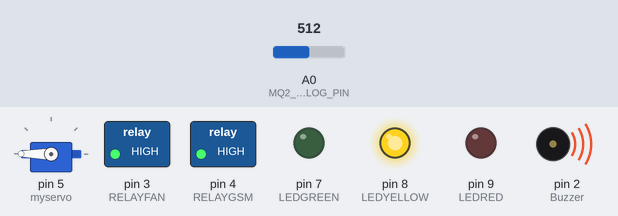
A sketch run on a simulated Arduino Uno, built with avr-gcc and run on an emulated ATmega328P. Parts: servo, switched loads named in the sketch (green lamp = pin HIGH), output pins drawn as LEDs (lit = HIGH), buzzer (waves = sounding). The test bench sets the inputs (shaded band); at power-on: A0 (MQ2_ANALOG_PIN) = 512. The modem accepts every AT command (registered, SIM ready, sends succeed) and sends nothing else; what the sketch prints to the serial monitor is not drawn.

Above: at 15.05 s.
Timing chart, 0 to 18.0 s (numbered marks = the images above):
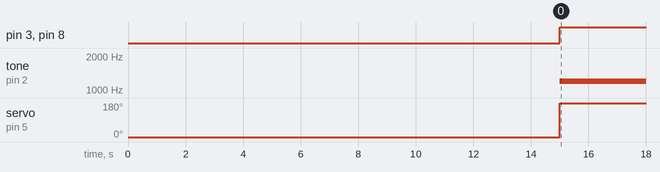

Measured:
- by itself, pin 3 (RELAYFAN), pin 8 (LEDYELLOW): LOW → HIGH at 15.0 s
- by itself, tone on pin 2 (Buzzer): repeats every 1.0 s: silent 0.85 s, 1200 Hz 0.15 s
- by itself, servo on pin 5 (myservo): 0° → 180° at 15.0 s

The sketch:

GasSentinel.ino
```cpp
#include <Servo.h>
#include <SoftwareSerial.h>

Servo myservo;
SoftwareSerial gsmSerial(10, 11);

// Configuration Constants
const String PHONE_NUMBER = "+256786053784";
const String MSG_MODERATE = "Alert: Moderate smoke detected. Fan activated.";
const String MSG_CRITICAL = "CRITICAL ALERT: High smoke levels detected!";

const int MQ2_ANALOG_PIN = A0;
int sensorCleanAir = 280;
int sensorDenseSmoke = 800;

// Pin Definitions
const int LEDGREEN = 7;
const int LEDYELLOW = 8;
const int LEDRED = 9;
const int Buzzer = 2;
const int RELAYFAN = 3;
const int RELAYGSM = 4;

// State Tracking Flags (Prevents SMS Spamming)
bool smsSentModerate = false;
bool smsSentCritical = false;

void setup() {
  Serial.begin(9600);
  gsmSerial.begin(9600);

  myservo.attach(5);
  myservo.write(0); // Initialize window/vent closed

  pinMode(LEDGREEN, OUTPUT);
  pinMode(LEDYELLOW, OUTPUT);
  pinMode(LEDRED, OUTPUT);
  pinMode(Buzzer, OUTPUT);
  pinMode(RELAYFAN, OUTPUT);
  pinMode(RELAYGSM, OUTPUT);

  // Power up GSM module
  digitalWrite(RELAYGSM, HIGH);

  Serial.println("Stabilizing MQ-2 sensor and connecting GSM... Please wait.");
  delay(15000);
  Serial.println("System ready.");
}

void loop() {
  int rawAnalogValue = analogRead(MQ2_ANALOG_PIN);
  int constrainedValue = constrain(rawAnalogValue, sensorCleanAir, sensorDenseSmoke);
  int smokePercentage = map(constrainedValue, sensorCleanAir, sensorDenseSmoke, 0, 100);

  Serial.print("Raw ADC: ");
  Serial.print(rawAnalogValue);
  Serial.print("  |  Smoke: ");
  Serial.print(smokePercentage);
  Serial.println("%");

  // ================= STATE 1: NORMAL =================
  if (smokePercentage < 15) {
    Serial.println("Status: Normal");
    digitalWrite(LEDGREEN, HIGH);
    digitalWrite(LEDYELLOW, LOW);
    digitalWrite(LEDRED, LOW);
    digitalWrite(RELAYFAN, LOW);
    myservo.write(0); // Close vent
    noTone(Buzzer);

    // Reset flags when air clears so it can alert again if smoke returns
    smsSentModerate = false;
    smsSentCritical = false;

    delay(1000);
  }

  // ================= STATE 2: MODERATE =================
  else if (smokePercentage < 60) {
    Serial.println("Status: Moderate Smoke!");
    digitalWrite(LEDGREEN, LOW);
    digitalWrite(LEDYELLOW, HIGH);
    digitalWrite(LEDRED, LOW);
    digitalWrite(RELAYFAN, HIGH); // Turn extraction fan on
    myservo.write(180);           // Open vent fully

    // Check if we need to send the one-time notification
    if (!smsSentModerate) {
      // Turn buzzer on solid so it sounds while the 7-second SMS transmits
      tone(Buzzer, 1200);
      sendSMS(MSG_MODERATE);
      smsSentModerate = true; // Lock the flag
    }

    // Standard rhythmic warning pulse for the rest of the duration
    tone(Buzzer, 1200);
    delay(150);
    noTone(Buzzer);
    delay(850);
  }

  // ================= STATE 3: CRITICAL =================
  else {
    Serial.println("Status: CRITICAL SMOKE DETECTED!");
    digitalWrite(LEDGREEN, LOW);
    digitalWrite(LEDYELLOW, LOW);
    digitalWrite(LEDRED, HIGH);
    digitalWrite(RELAYFAN, HIGH);
    myservo.write(180);

    // Check if we need to send the one-time critical notification
    if (!smsSentCritical) {
      tone(Buzzer, 2200); // Continuous tone during transmission
      sendSMS(MSG_CRITICAL);
      smsSentCritical = true; // Lock the flag
    }

    // Rapid, aggressive dual-tone emergency siren
    for (int i = 0; i < 2; i++) {
      tone(Buzzer, 2500);
      delay(200);
      tone(Buzzer, 1800);
      delay(200);
    }
  }
}

void sendSMS(String message) {
  Serial.println("Initializing SMS Send Sequence...");
  gsmSerial.println("AT+CMGF=1");
  delay(1000);

  gsmSerial.print("AT+CMGS=\"");
  gsmSerial.print(PHONE_NUMBER);
  gsmSerial.println("\"");
  delay(1000);

  gsmSerial.print(message);
  delay(100);
  gsmSerial.write(26); // ASCII code for Ctrl+Z to send
  delay(5000);
  Serial.println("SMS Sent Successfully.");
}
```
